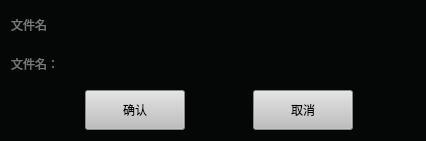
<?xml version="1.0" encoding="UTF-8"?>
<ui version="4.0">
 <class>FileNameWidget</class>
 <widget class="QWidget" name="FileNameWidget">
  <property name="geometry">
   <rect>
    <x>0</x>
    <y>0</y>
    <width>426</width>
    <height>141</height>
   </rect>
  </property>
  <property name="minimumSize">
   <size>
    <width>0</width>
    <height>141</height>
   </size>
  </property>
  <property name="maximumSize">
   <size>
    <width>16777215</width>
    <height>200</height>
   </size>
  </property>
  <property name="windowTitle">
   <string>Form</string>
  </property>
  <property name="styleSheet">
   <string notr="true">background-color: rgb(5, 7, 6);</string>
  </property>
  <layout class="QGridLayout" name="gridLayout">
   <item row="0" column="0" colspan="2">
    <widget class="QLabel" name="label">
     <property name="styleSheet">
      <string notr="true">color: rgb(118, 118, 118);
font: 75 14pt &quot;微软雅黑&quot;;</string>
     </property>
     <property name="text">
      <string>文件名</string>
     </property>
    </widget>
   </item>
   <item row="0" column="2" colspan="4">
    <spacer name="horizontalSpacer">
     <property name="orientation">
      <enum>Qt::Horizontal</enum>
     </property>
     <property name="sizeHint" stdset="0">
      <size>
       <width>260</width>
       <height>20</height>
      </size>
     </property>
    </spacer>
   </item>
   <item row="1" column="0" colspan="2">
    <widget class="QLabel" name="label_2">
     <property name="styleSheet">
      <string notr="true">color: rgb(118, 118, 118);
font: 75 14pt &quot;微软雅黑&quot;;</string>
     </property>
     <property name="text">
      <string>文件名：</string>
     </property>
    </widget>
   </item>
   <item row="1" column="2" colspan="3">
    <widget class="QLineEdit" name="lineEdit">
     <property name="minimumSize">
      <size>
       <width>0</width>
       <height>40</height>
      </size>
     </property>
     <property name="styleSheet">
      <string notr="true">color: rgb(118, 118, 118);
font: 75 12pt &quot;微软雅黑&quot;;</string>
     </property>
    </widget>
   </item>
   <item row="2" column="0">
    <spacer name="horizontalSpacer_3">
     <property name="orientation">
      <enum>Qt::Horizontal</enum>
     </property>
     <property name="sizeHint" stdset="0">
      <size>
       <width>83</width>
       <height>20</height>
      </size>
     </property>
    </spacer>
   </item>
   <item row="2" column="1" colspan="2">
    <widget class="QPushButton" name="pushButtonsure">
     <property name="minimumSize">
      <size>
       <width>100</width>
       <height>40</height>
      </size>
     </property>
     <property name="maximumSize">
      <size>
       <width>100</width>
       <height>16777215</height>
      </size>
     </property>
     <property name="styleSheet">
      <string notr="true">font: 75 12pt &quot;微软雅黑&quot;;
background-color: rgb(190, 190, 190);</string>
     </property>
     <property name="text">
      <string>确认</string>
     </property>
    </widget>
   </item>
   <item row="2" column="3">
    <spacer name="horizontalSpacer_2">
     <property name="orientation">
      <enum>Qt::Horizontal</enum>
     </property>
     <property name="sizeHint" stdset="0">
      <size>
       <width>51</width>
       <height>20</height>
      </size>
     </property>
    </spacer>
   </item>
   <item row="2" column="4">
    <widget class="QPushButton" name="pushButton_2">
     <property name="minimumSize">
      <size>
       <width>100</width>
       <height>40</height>
      </size>
     </property>
     <property name="maximumSize">
      <size>
       <width>100</width>
       <height>16777215</height>
      </size>
     </property>
     <property name="styleSheet">
      <string notr="true">font: 75 12pt &quot;微软雅黑&quot;;
background-color: rgb(190, 190, 190);</string>
     </property>
     <property name="text">
      <string>取消</string>
     </property>
    </widget>
   </item>
   <item row="2" column="5">
    <spacer name="horizontalSpacer_4">
     <property name="orientation">
      <enum>Qt::Horizontal</enum>
     </property>
     <property name="sizeHint" stdset="0">
      <size>
       <width>41</width>
       <height>20</height>
      </size>
     </property>
    </spacer>
   </item>
  </layout>
 </widget>
 <resources/>
 <connections/>
</ui>
